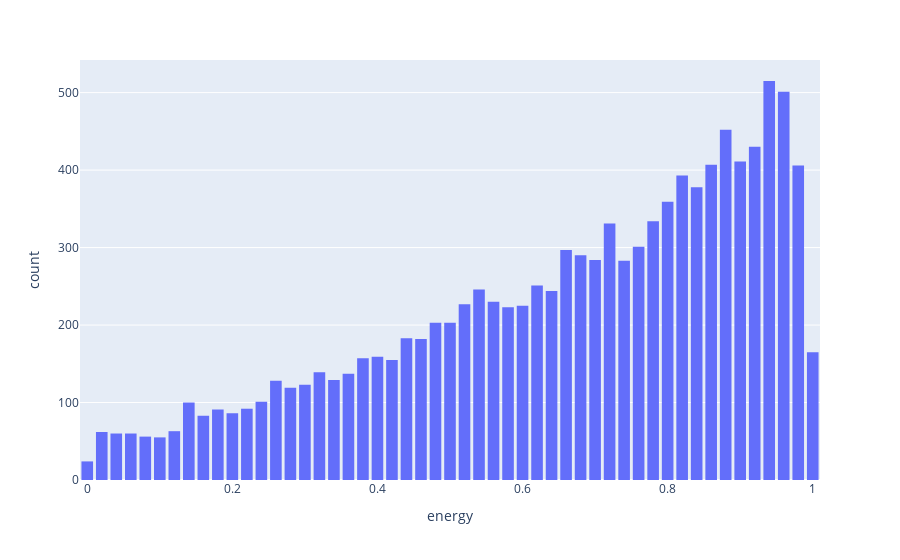
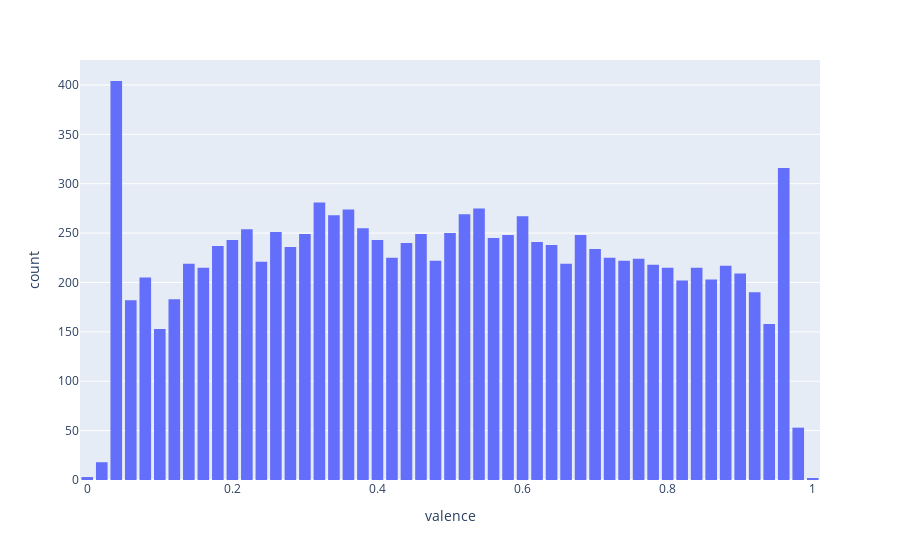

Source (notebook cell) for these figures, in order:
### Code cell
fig = px.histogram(df, x="energy")
fig.update_layout(bargap=0.2)
fig.show()

fig = px.histogram(df, x="valence")
fig.update_layout(bargap=0.2)
fig.show()

### Figure 1 — Plotly figure (JSON) as saved in the notebook; plotly's stock layout.template omitted (floating-point values rounded to 4 significant figures; data arrays with more than 128 entries replaced by an {"elided": "..."} marker saying what was removed)
{"data": [{"alignmentgroup": "True", "bingroup": "x", "hovertemplate": "energy=%{x}<br>count=%{y}<extra></extra>", "legendgroup": "", "marker": {"color": "#636efa", "pattern": {"shape": ""}}, "name": "", "offsetgroup": "", "orientation": "v", "showlegend": false, "type": "histogram", "x": {"elided": "11133 float values"}, "xaxis": "x", "yaxis": "y"}], "layout": {"bargap": 0.2, "barmode": "relative", "legend": {"tracegroupgap": 0}, "margin": {"t": 60}, "xaxis": {"anchor": "y", "domain": [0, 1], "title": {"text": "energy"}}, "yaxis": {"anchor": "x", "domain": [0, 1], "title": {"text": "count"}}}}

### Figure 2 — Plotly figure (JSON) as saved in the notebook; plotly's stock layout.template omitted (floating-point values rounded to 4 significant figures; data arrays with more than 128 entries replaced by an {"elided": "..."} marker saying what was removed)
{"data": [{"alignmentgroup": "True", "bingroup": "x", "hovertemplate": "valence=%{x}<br>count=%{y}<extra></extra>", "legendgroup": "", "marker": {"color": "#636efa", "pattern": {"shape": ""}}, "name": "", "offsetgroup": "", "orientation": "v", "showlegend": false, "type": "histogram", "x": {"elided": "11133 float values"}, "xaxis": "x", "yaxis": "y"}], "layout": {"bargap": 0.2, "barmode": "relative", "legend": {"tracegroupgap": 0}, "margin": {"t": 60}, "xaxis": {"anchor": "y", "domain": [0, 1], "title": {"text": "valence"}}, "yaxis": {"anchor": "x", "domain": [0, 1], "title": {"text": "count"}}}}
